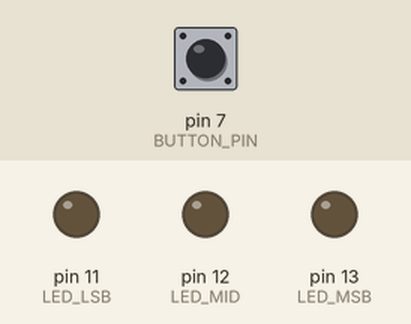
Recording of a sketch running on a simulated Arduino Uno, built with avr-gcc and run on an emulated ATmega328P. On the bench: output pins drawn as LEDs (lit = HIGH). Inputs (shaded band) come from the test bench; at power-on: pin 7 (BUTTON_PIN) HIGH.

Above: at 1.2 s.
1.3 s: pin 7 (BUTTON_PIN) pulled LOW for 0.15 s
At 2.5 s:
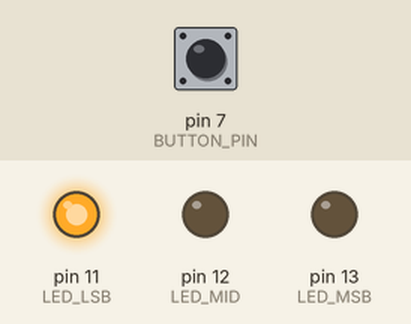
2.9 s: pin 7 (BUTTON_PIN) pulled LOW for 1 s
At 3.7 s:
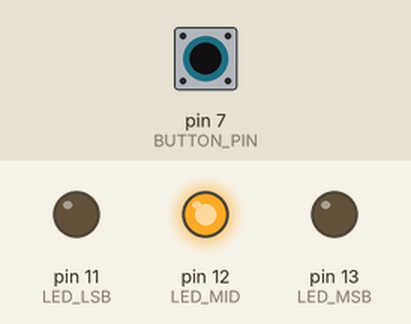
5.4 s: pin 7 (BUTTON_PIN) pulled LOW for 0.15 s
At 6.6 s:
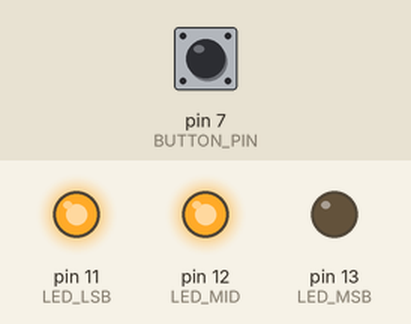
7.0 s: pin 7 (BUTTON_PIN) pulled LOW for 3.2 s
At 8.1 s:
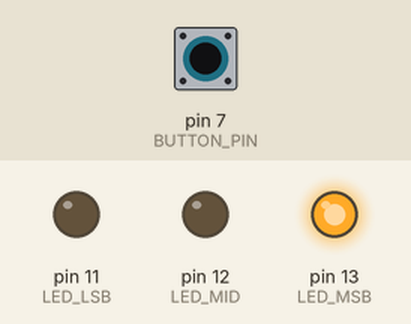
11.7 s: pin 7 (BUTTON_PIN) pulled LOW for 0.15 s
At 12.8 s:
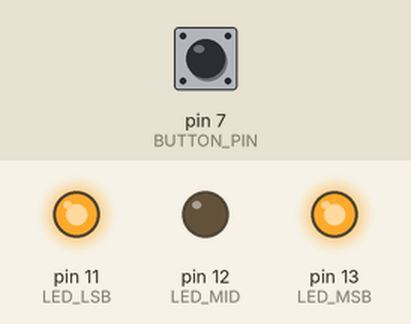
13.3 s: pin 7 (BUTTON_PIN) pulled LOW for 1 s
At 14.1 s:
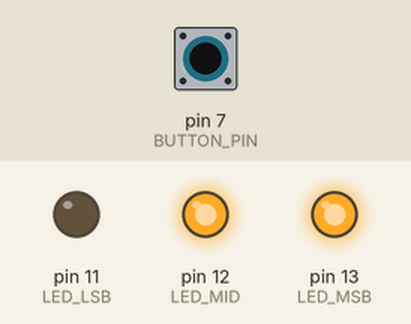
Timing chart, 0 to 16.3 s (numbered marks = the images above; inputs shaded):
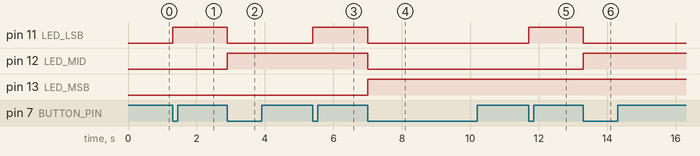

The sketch:

ex1_16.ino
```cpp
const int BUTTON_PIN = 7;
const int LED_LSB = 11;
const int LED_MID = 12;
const int LED_MSB = 13;


int counter = 0;
int buttonState = 0;
int lastButtonState = 0;

void setup() {

  pinMode(LED_LSB, OUTPUT);
  pinMode(LED_MID, OUTPUT);
  pinMode(LED_MSB, OUTPUT);
  pinMode(BUTTON_PIN, INPUT_PULLUP);
}

void loop() {
  buttonState = digitalRead(BUTTON_PIN);
  if (buttonState != lastButtonState) {
    if (buttonState == LOW) {
      counter = (counter + 1) % 8;
      updateLEDs(counter);
    }
    delay(50);
  }
  lastButtonState = buttonState;
}

void updateLEDs(int val) {
  digitalWrite(LED_LSB, (val >> 0) & 1);
  digitalWrite(LED_MID, (val >> 1) & 1);
  digitalWrite(LED_MSB, (val >> 2) & 1);
}
```

Measured:
- after the input at 1.3 s, pin 11 (LED_LSB): LOW → HIGH at once
- after the input at 2.9 s, pin 11 (LED_LSB): HIGH → LOW at once; pin 12 (LED_MID): LOW → HIGH at once
- after the input at 5.4 s, pin 11 (LED_LSB): LOW → HIGH at once
- after the input at 7.0 s, pin 11 (LED_LSB), pin 12 (LED_MID): HIGH → LOW at once; pin 13 (LED_MSB): LOW → HIGH at once
- after the input at 11.7 s, pin 11 (LED_LSB): LOW → HIGH at once
- after the input at 13.3 s, pin 11 (LED_LSB): HIGH → LOW at once; pin 12 (LED_MID): LOW → HIGH at once
